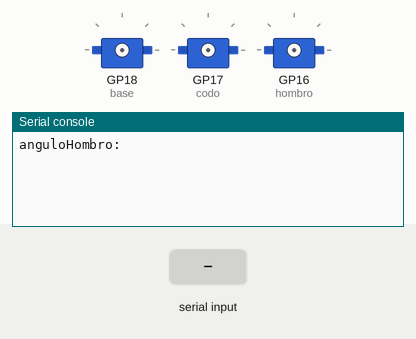
The program below on a simulated Raspberry Pi Pico running MicroPython. On the bench: 3 × servo, the last lines printed to the serial console. The test bench sets the inputs (shaded band). Servo angles are drawn from the pulse width (0.5 ms = 0°, 2.5 ms = 180°).

Above: at 1.2 s.
1.3 s: "0" typed at the serial console, then Enter
At 2.5 s:
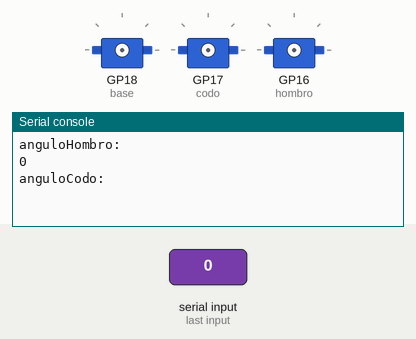
2.8 s: "5" typed at the serial console, then Enter
At 3.7 s:
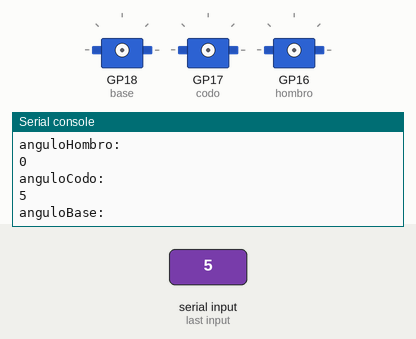
4.3 s: "90" typed at the serial console, then Enter
At 4.8 s:
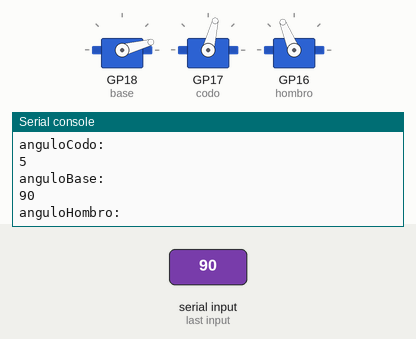

The program:

servocarro.py
```python
#Importamos las librerias
from machine import Pin, PWM
import math


#Definimos la función
def main():
    codo = PWM(Pin(17)) #GPIO16
    codo.freq(50)
    hombro = PWM(Pin(16)) #GPIO17
    hombro.freq(50)
    base =PWM(Pin(18)) #GPIO18
    base.freq(50)

    """Limites de los ángulos del codo: 20° a 90°; hombro: 0 a 90°; base: -90 a 90°."""

    #Solicitud de ángulos (PROPUESTA):
    """angulo0 = anguloBase; angulo1 = anguloHombro; angulo2 = anguloCodo"""

    while True:

        #Se pide por consola los ángulos
        anguloHombro = float(input('anguloHombro: '))
        anguloCodo = float(input('anguloCodo: '))
        anguloBase = float(input('anguloBase: '))

#         Corrección de ángulos
        if anguloHombro == 0:
            anguloCodo = -anguloCodo+90
# #
        if 0 < anguloHombro < 90:
            anguloCodo = abs(anguloCodo - anguloHombro)
# #
        #Definición de la ecuación para cada servo
        cododuty = int(10556*anguloCodo+450000)
        hombroduty = int(-11111*anguloHombro+1750000)
        baseduty = int(-10555*anguloBase+1616666)

#         baseduty=int(anguloBase)
        base.duty_ns(baseduty)
#         print(baseduty)
#         cododuty=int(anguloCodo)
#         hombroduty=int(anguloHombro)
        codo.duty_ns(cododuty)
        hombro.duty_ns(hombroduty)
        #cododuty= cododuty/1000000
        #print(cododuty,' ms')
        #hombroduty= hombroduty/1000000
        #print(hombroduty,' ms')

if __name__ == '__main__':
    main()
```

Measured:
- after the input at 1.3 s, the serial console: prints a new line at once (image 1)
- after the input at 2.8 s, the serial console: prints a new line at once (image 2)
- after the input at 4.3 s, the serial console: prints a new line at once (image 3)
